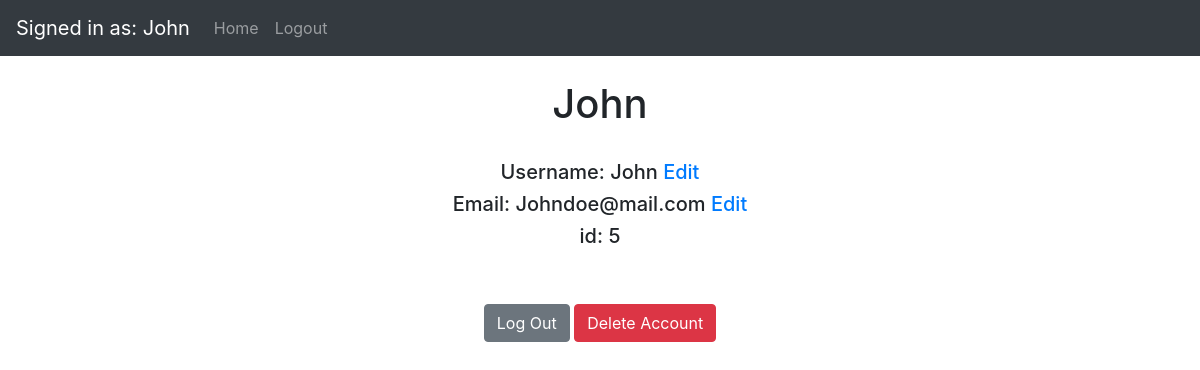
The page /account (signed in) on the database its author committed.
### website/models.py (models this page shows, shortened)
class User(db.Model, UserMixin):
    id = db.Column(db.Integer, primary_key=True)
    username = db.Column(db.String(200), nullable=False)
    email = db.Column(db.String(150), unique=True)
    password = db.Column(db.String(150))
    date_created = db.Column(db.DateTime(timezone=True), default=func.now())
    groups = db.relationship('Group', secondary=group_member, backref="members")
    transactions = db.relationship('Transaction', secondary=user_transaction, backref="members_included")

### website/views.py (the view)
@views.route('account', methods=["GET", "POST"])
@login_required
def account():
    return render_template("account.html", user=current_user)

### website/__init__.py (called while the page is built)
def create_app():
    app = Flask(__name__)
    app.config['SECRET_KEY'] = 'hjshjhdjah kjshkjdhjs'
    app.config['SQLALCHEMY_DATABASE_URI'] = 'sqlite:///marmo.db'
    db.init_app(app)
    from .views import views
    from .auth import auth
    app.register_blueprint(views, url_prefix='/')
    app.register_blueprint(auth, url_prefix='/')
    from .models import User
    create_database(app)
    login_manager = LoginManager()
    login_manager.login_view = 'auth.login'
    login_manager.init_app(app)
    login_manager.login_message = "You must be logged in to perform that action."
    @login_manager.user_loader
    def load_user(id):
        return User.query.get(int(id))
    return app

### website/templates/account.html
{% extends "base.html" %} {% block title %}Home{% endblock %} {% block content %}
<br><h1 align="center">{{ user.username }}</h1><br>
<div class="container" align="center">
    <h5>Username: {{ user.username }} <a href="#">Edit</a></h5>
    <h5>Email: {{ user.email }} <a href="#">Edit</a></h5>
    <h5>id: {{ user.id }}</h5><br><br>
    <a class="btn btn-secondary" href="/logout" role="button">Log Out</a>
    <a class="btn btn-danger" href="/delete-account?id={{ user.id }}" role="button"
     onclick="return confirm('Are you sure you want to delete your account? This action cannot be undone.')">Delete Account</a>
</div>
{% endblock %}

### website/templates/base.html (shortened to what this page needs)
<!DOCTYPE html>
<html>
  <head>
    <link
      rel="stylesheet"
      href="https://stackpath.bootstrapcdn.com/bootstrap/4.4.1/css/bootstrap.min.css"
    />
    <link
      rel="stylesheet"
      href="https://stackpath.bootstrapcdn.com/font-awesome/4.7.0/css/font-awesome.min.css"
    />
  </head>
  <body>
    <nav class="navbar navbar-expand-lg navbar-dark bg-dark">
      {% if user.is_authenticated %}
      <a class="navbar-brand" href="/account">Signed in as: {{ user.username }}</a>
      {% endif %}
      <div class="collapse navbar-collapse" id="navbar">
        <div class="navbar-nav">
          {% if user.is_authenticated %}
          <a class="nav-item nav-link" id="home" href="/">Home</a>
          <a class="nav-item nav-link" id="logout" href="/logout">Logout</a>
          {% else %}
          <a class="nav-item nav-link" id="login" href="/login">Login</a>
          <a class="nav-item nav-link" id="signUp" href="/sign-up">Sign Up</a>
          {% endif %}
        </div>
      </div>
    </nav>
    <div class="container">{% block content %} {% endblock %}</div>
  </body>
</html>

### rows shown on the page
User: username "John", email "Johndoe@mail.com", id "5"
